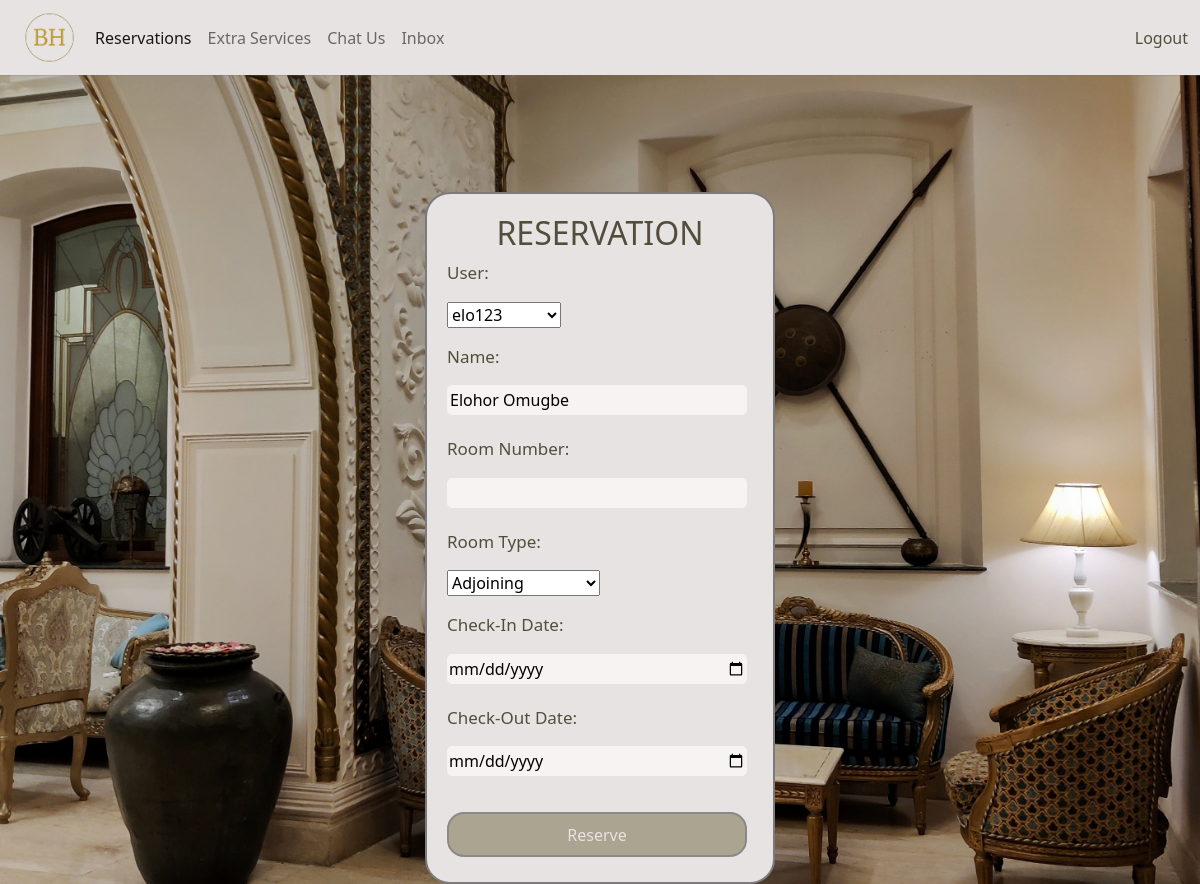
The page /update/15/ on the database its author committed.
### hotel_app/models.py (models this page shows, shortened)
class Reservation(models.Model):
    ROOM_TYPE=(
        ('Standard', 'Standard'),
        ('Executive', 'Executive'),
        ('Adjoining', 'Adjoining'),
        ('Presidential Suite', 'Presidential Suite')
    )
    STATUS= (
        ('Booked', 'Booked'),
        ('Cancelled', 'Cancelled')
    )
    name = models.CharField(max_length=100)
    room_number=models.IntegerField(null=True)
    room_type=models.CharField(max_length=120, null= True, choices=ROOM_TYPE)
    check_in = models.DateField()
    check_out = models.DateField()
    user = models.ForeignKey(User, on_delete=models.SET_NULL, null=True)
    status =models.CharField(max_length=120, default='Booked', choices=STATUS)

### hotel_app/views.py (the view)
# urls.py: path('update/<int:pk>/', views.update_reservation, name="update"),
def update_reservation(request, pk):
    reservation = get_object_or_404(Reservation, pk=pk)
    if request.method == 'POST':
        form = ReservationForm(request.POST, instance=reservation)
        if form.is_valid():
            form.save()
            return redirect('reservation1')
    else:
        form = ReservationForm(instance=reservation)
    return render(request, 'hotel/reserve1.html', {'form': form, 'reservation': reservation})

### hotel_app/forms.py
class ReservationForm(ModelForm):
    class Meta:
        model = Reservation
        fields = ['user', 'name', 'room_number', 'room_type', 'check_in', 'check_out']

### hotel_app/templates/hotel/reserve1.html (shortened to what this page needs)
{% extends 'hotel/base2.html' %}
{% block content %}
<div class="container">
    <form action="" method="POST">
        <h2>RESERVATION</h2>
        <p><label for="user">User:</label></p>
        <p>{{form.user}}</p>
        <p><label for="name">Name:</label></p>
        <p>{{form.name}}</p>
        <p><label for="room_number">Room Number:</label></p>
        <p><input type="number"  name="room_number"></p>
        <p><label for="name">Room Type:</label></p>
        <p>{{form.room_type}}</p>
        <p><label for="check_in">Check-In Date:</label></p>
        <p><input type="date"  name="check_in"></p>
        <p><label for="check_out">Check-Out Date:</label></p>
        <p><input type="date"  name="check_out"></p>
        <input type="submit" value ="Reserve" class="btn btn-success">
    </form>
</div>
{% endblock %}

### hotel_app/static/css/style3.css (style rules this page uses)
.container { margin-top: 15px; align-content: center; display: flex; justify-content: center; align-items: center; }
body { background-color: rgb(247, 243, 243); }
form { margin-top: 100px; background-color: rgb(231, 227, 227); border: 2px solid rgb(124, 122, 122); padding: 20px; border-radius: 25px; width: 350px; align-content: center; }
label { display: block; margin-bottom: 5px; color: rgb(83, 78, 60); font-size: 17px; }
input { background-color: rgb(247, 243, 243); border-radius: 5px; border: 1px solid rgb(247, 243, 243); height: 30px; width: 300px; margin-bottom: 5px; }
h2 { color:rgb(83, 78, 60); text-align: center; }
.btn { color:rgb(231, 227, 227); border: 2px solid rgb(139, 136, 136); margin-top: 15px; width: 300px; height: 45px; text-align: center; line-height: 20px; cursor: pointer; background: rgb(171, 164, 144); border-radius: 17px; }
body { background-size: cover; background-repeat: no-repeat; background-position: center center; background-attachment: fixed; }

### rows shown on the page
Reservation: user "elo123", name "Elohor Omugbe", room_type "Adjoining"
